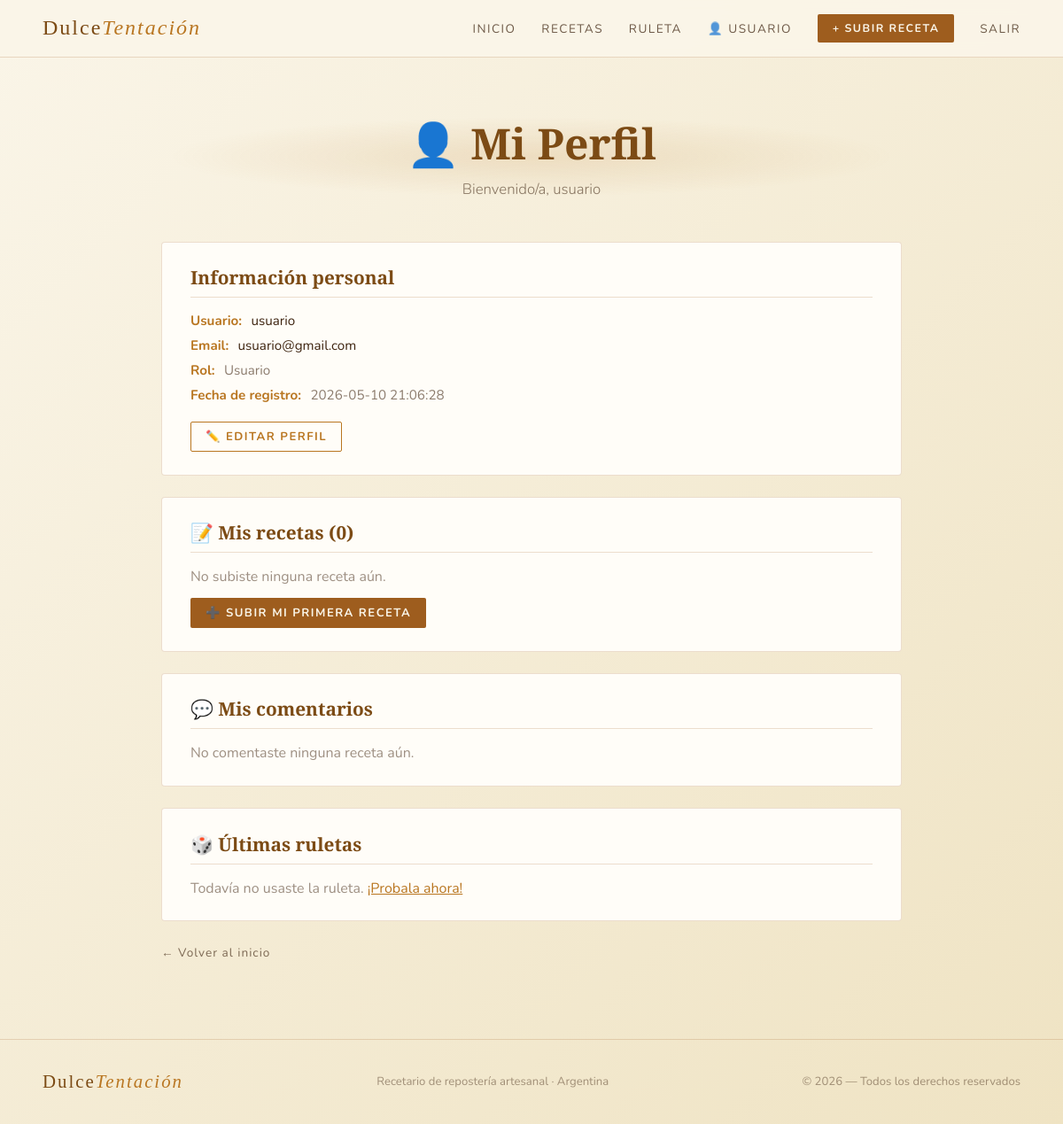
Page /proyecto_postres/perfil.php (signed in) on the earlier database version.
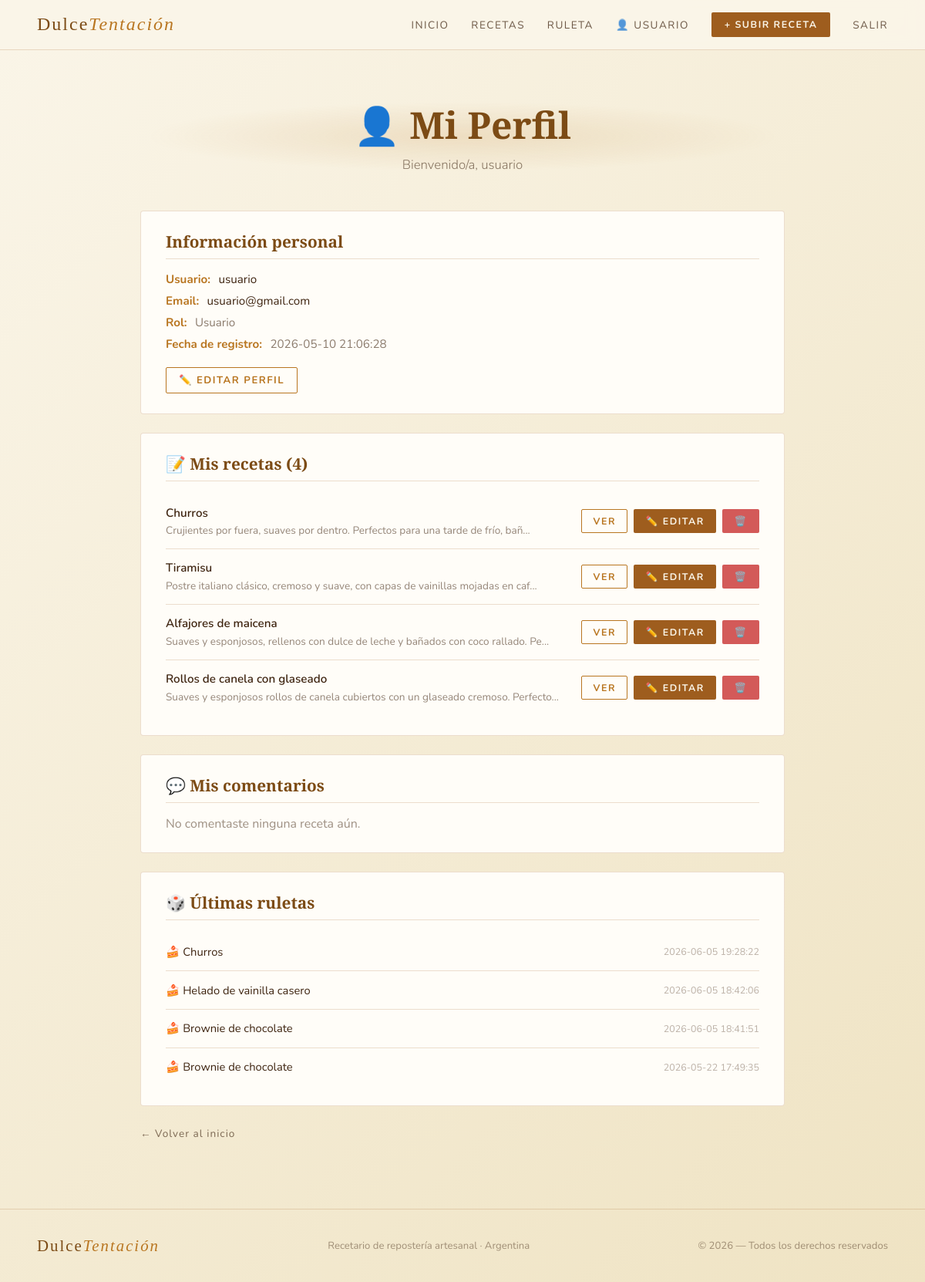
Same page on the later database version.
### tables this page shows
CREATE TABLE `recetas` (
  `id` int(11) NOT NULL,
  `titulo` varchar(100) NOT NULL,
  `descripcion` text DEFAULT NULL,
  `ingredientes` text NOT NULL,
  `instrucciones` text NOT NULL,
  `tiempo_preparacion` int(11) DEFAULT NULL,
  `dificultad` enum('Fácil','Media','Difícil') NOT NULL DEFAULT 'Fácil',
  `imagen_url` varchar(255) DEFAULT NULL,
  `categoria_id` int(11) DEFAULT NULL,
  `usuario_id` int(11) DEFAULT NULL,
  `fecha_creacion` timestamp NOT NULL DEFAULT current_timestamp(),
  `votos_total` int(11) DEFAULT 0,
  `votos_count` int(11) DEFAULT 0
);

CREATE TABLE `ruleta_historial` (
  `id` int(11) NOT NULL,
  `usuario_id` int(11) DEFAULT NULL,
  `receta_id` int(11) DEFAULT NULL,
  `fecha_seleccion` timestamp NOT NULL DEFAULT current_timestamp()
);

### proyecto_postres/perfil.php (the view, shortened to what the changed rows need)
<?php
require_once 'conexion.php';
$usuario_id  = $_SESSION['usuario_id'];
$sql_recetas = "SELECT * FROM recetas WHERE usuario_id = $usuario_id ORDER BY fecha_creacion DESC";
$mis_recetas = $conn->query($sql_recetas);
$sql_ruleta = "SELECT rh.*, r.titulo
               FROM ruleta_historial rh
               JOIN recetas r ON rh.receta_id = r.id
               WHERE rh.usuario_id = $usuario_id
               ORDER BY rh.fecha_seleccion DESC LIMIT 10";
$historial_ruleta = $conn->query($sql_ruleta);
?>
<!DOCTYPE html>
<html lang="es">
<head>
  <link rel="stylesheet" href="style.css">
</head>
<body>
<div class="perfil-container">
  <div class="page-hero" style="padding-left:0;padding-right:0;margin-bottom:2rem;">
    <h1>👤 Mi Perfil</h1>
  </div>
  <div class="perfil-card">
    <h2>Información personal</h2>
  </div>
  <div class="perfil-card">
    <h2>📝 Mis recetas (<?php echo $mis_recetas->num_rows; ?>)</h2>
    <?php if($mis_recetas->num_rows > 0): ?>
      <?php while($receta = $mis_recetas->fetch_assoc()): ?>
        <div class="receta-item">
          <div>
            <div class="receta-item-titulo"><?php echo htmlspecialchars($receta['titulo']); ?></div>
            <div class="receta-item-desc"><?php echo substr(htmlspecialchars($receta['descripcion']), 0, 80); ?>...</div>
          </div>
          <div class="btn-group">
            <a href="receta_detalle.php?id=<?php echo $receta['id']; ?>" class="btn btn-outline" style="font-size:.78rem;padding:.38rem .9rem;">Ver</a>
            <a href="receta_detalle.php?id=<?php echo $receta['id']; ?>" class="btn" style="font-size:.78rem;padding:.38rem .9rem;">✏️ Editar</a>
            <a href="perfil.php?eliminar=<?php echo $receta['id']; ?>" class="btn btn-danger" style="font-size:.78rem;padding:.38rem .9rem;" onclick="return confirm('¿Eliminar esta receta?')">🗑️</a>
          </div>
        </div>
      <?php endwhile; ?>
    <?php else: ?>
      <p style="color:rgba(245,237,214,.5);">No subiste ninguna receta aún.</p>
      <a href="subir_receta.php" class="btn" style="margin-top:.8rem;font-size:.82rem;padding:.45rem 1rem;">➕ Subir mi primera receta</a>
    <?php endif; ?>
  </div>
  <div class="perfil-card">
    <h2>💬 Mis comentarios</h2>
  </div>
  <div class="perfil-card">
    <h2>🎲 Últimas ruletas</h2>
    <?php if($historial_ruleta->num_rows > 0): ?>
      <?php while($item = $historial_ruleta->fetch_assoc()): ?>
        <div class="receta-item">
          <a href="receta_detalle.php?id=<?php echo $item['receta_id']; ?>" style="color:var(--crema);text-decoration:none;font-size:.92rem;">
            🍰 <?php echo htmlspecialchars($item['titulo']); ?>
          </a>
          <span style="font-size:.78rem;color:rgba(245,237,214,.35);"><?php echo $item['fecha_seleccion']; ?></span>
        </div>
      <?php endwhile; ?>
    <?php else: ?>
      <p style="color:rgba(245,237,214,.5);">Todavía no usaste la ruleta. <a href="ruleta.php" style="color:var(--caramelo);">¡Probala ahora!</a></p>
    <?php endif; ?>
  </div>
</div>
</body>
</html>

Differences in the rows shown:
added recetas: titulo "Churros", descripcion "Crujientes por fuera, suaves por dentro. Perfectos para una tarde de frío, bañ"
added recetas: titulo "Tiramisu", descripcion "Postre italiano clásico, cremoso y suave, con capas de vainillas mojadas en caf"
added recetas: titulo "Alfajores de maicena", descripcion "Suaves y esponjosos, rellenos con dulce de leche y bañados con coco rallado. Pe"
added recetas: titulo "Rollos de canela con glaseado", descripcion "Suaves y esponjosos rollos de canela cubiertos con un glaseado cremoso. Perfecto"
added ruleta_historial: receta.titulo "Churros", fecha_seleccion "2026-06-05 19:28:22"
added ruleta_historial: receta.titulo "Helado de vainilla casero", fecha_seleccion "2026-06-05 18:42:06"
added ruleta_historial: receta.titulo "Brownie de chocolate", fecha_seleccion "2026-06-05 18:41:51"
added ruleta_historial: receta.titulo "Brownie de chocolate", fecha_seleccion "2026-05-22 17:49:35"
Other differences:
$mis_recetas->num_rows: "0" → "4"
text no longer shown: "No subiste ninguna receta aún. ➕ SUBIR MI PRIMERA RECETA Todavía no usaste la ruleta. ¡Probala ahora!"
